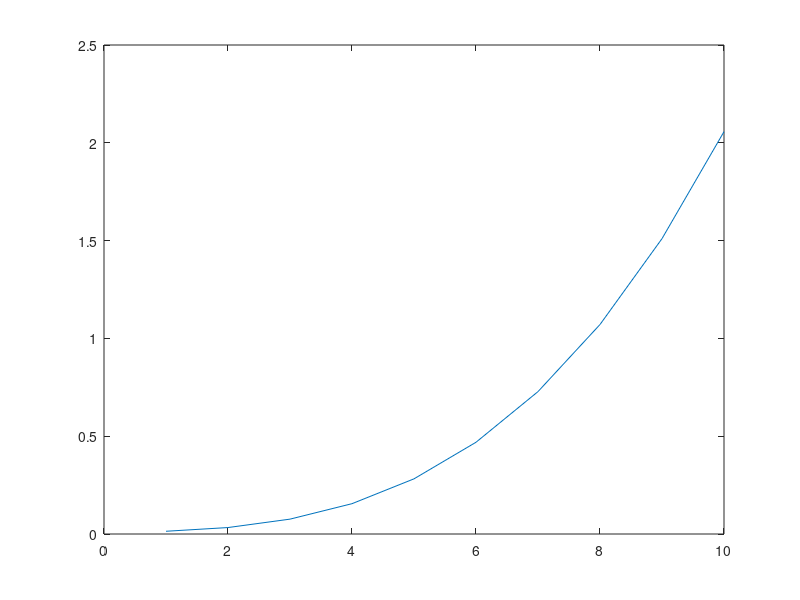

Reproduce this figure in MATLAB.
clear
x= [1:10]';
y= [0.014 0.033 0.076 0.155 0.282 0.469 0.728 1.071 1.51 2.057]';
plot(x,y)

A= [x.^3 x ones(size(x))] %polynomial regression
b= A\y
